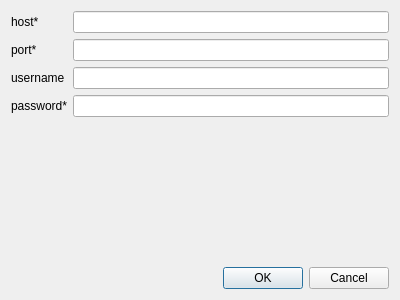
<?xml version="1.0" encoding="UTF-8"?>
<ui version="4.0">
 <class>Dialog</class>
 <widget class="QDialog" name="Dialog">
  <property name="geometry">
   <rect>
    <x>0</x>
    <y>0</y>
    <width>400</width>
    <height>300</height>
   </rect>
  </property>
  <property name="windowTitle">
   <string>Dialog</string>
  </property>
  <layout class="QVBoxLayout" name="verticalLayout">
   <item>
    <layout class="QFormLayout" name="formLayout">
     <item row="0" column="0">
      <widget class="QLabel" name="label">
       <property name="text">
        <string>host*</string>
       </property>
      </widget>
     </item>
     <item row="1" column="0">
      <widget class="QLabel" name="label_2">
       <property name="text">
        <string>port*</string>
       </property>
      </widget>
     </item>
     <item row="2" column="0">
      <widget class="QLabel" name="label_3">
       <property name="text">
        <string>username</string>
       </property>
      </widget>
     </item>
     <item row="3" column="0">
      <widget class="QLabel" name="label_4">
       <property name="text">
        <string>password*</string>
       </property>
      </widget>
     </item>
     <item row="0" column="1">
      <widget class="QLineEdit" name="host"/>
     </item>
     <item row="1" column="1">
      <widget class="QLineEdit" name="port"/>
     </item>
     <item row="2" column="1">
      <widget class="QLineEdit" name="username"/>
     </item>
     <item row="3" column="1">
      <widget class="QLineEdit" name="password"/>
     </item>
    </layout>
   </item>
   <item>
    <widget class="QDialogButtonBox" name="buttonBox">
     <property name="orientation">
      <enum>Qt::Orientation::Horizontal</enum>
     </property>
     <property name="standardButtons">
      <set>QDialogButtonBox::StandardButton::Cancel|QDialogButtonBox::StandardButton::Ok</set>
     </property>
    </widget>
   </item>
  </layout>
 </widget>
 <resources/>
 <connections>
  <connection>
   <sender>buttonBox</sender>
   <signal>accepted()</signal>
   <receiver>Dialog</receiver>
   <slot>accept()</slot>
   <hints>
    <hint type="sourcelabel">
     <x>248</x>
     <y>254</y>
    </hint>
    <hint type="destinationlabel">
     <x>157</x>
     <y>274</y>
    </hint>
   </hints>
  </connection>
  <connection>
   <sender>buttonBox</sender>
   <signal>rejected()</signal>
   <receiver>Dialog</receiver>
   <slot>reject()</slot>
   <hints>
    <hint type="sourcelabel">
     <x>316</x>
     <y>260</y>
    </hint>
    <hint type="destinationlabel">
     <x>286</x>
     <y>274</y>
    </hint>
   </hints>
  </connection>
 </connections>
</ui>
